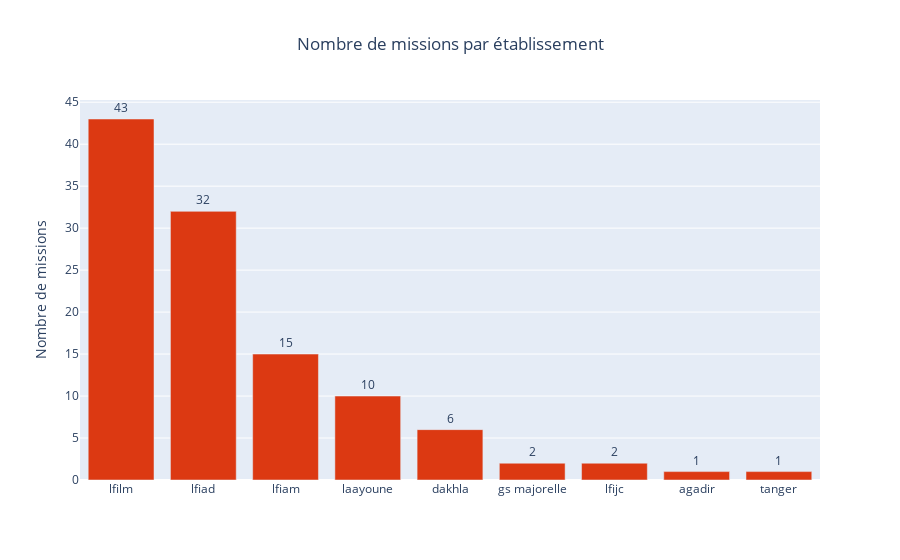

Source (notebook cell):
### Code cell
def nb_missions_par_etablissement(df):
    """
    Affiche un bar chart du nombre total de missions réalisées par établissement.

    Args:
        df (pd.DataFrame): Le DataFrame contenant les données des missions.

    Returns:
        None: Affiche directement le graphique avec Plotly.
    """
    # Calcul du nombre de missions par établissement
    missions_par_etablissement = df['Lieu'].value_counts().reset_index()
    missions_par_etablissement.columns = ['Établissement', 'Nombre de missions']

    # Trier les établissements par nombre de missions (ordre décroissant)
    missions_par_etablissement = missions_par_etablissement.sort_values(by='Nombre de missions', ascending=False)

    # Création du graphique avec Plotly
    fig = px.bar(
        missions_par_etablissement,
        x='Établissement',
        y='Nombre de missions',
        title="Nombre de missions par établissement",
        text='Nombre de missions',
        color_discrete_sequence=[px.colors.qualitative.G10[1]] # Palette de couleurs
    )

    # Mise en forme du graphique
    fig.update_traces(textposition='outside', texttemplate='%{text}')
    fig.update_layout(
        title=dict(x=0.5),  # Centrer le titre
        xaxis=dict(title=""),
        yaxis=dict(title="Nombre de missions")
    )

    # Affichage du graphique
    fig.show()

nb_missions_par_etablissement(df_avis_de_mission)

### Figure 1 — Plotly figure (JSON) as saved in the notebook; plotly's stock layout.template omitted (floating-point values rounded to 4 significant figures)
{"data": [{"alignmentgroup": "True", "hovertemplate": "Établissement=%{x}<br>Nombre de missions=%{text}<extra></extra>", "legendgroup": "", "marker": {"color": "#DC3912", "pattern": {"shape": ""}}, "name": "", "offsetgroup": "", "orientation": "v", "showlegend": false, "text": [43, 32, 15, 10, 6, 2, 2, 1, 1], "textposition": "outside", "texttemplate": "%{text}", "type": "bar", "x": ["lfilm", "lfiad", "lfiam", "laayoune", "dakhla", "gs majorelle", "lfijc", "agadir", "tanger"], "xaxis": "x", "y": [43, 32, 15, 10, 6, 2, 2, 1, 1], "yaxis": "y"}], "layout": {"barmode": "relative", "legend": {"tracegroupgap": 0}, "title": {"text": "Nombre de missions par établissement", "x": 0.5}, "xaxis": {"anchor": "y", "domain": [0, 1], "title": {"text": ""}}, "yaxis": {"anchor": "x", "domain": [0, 1], "title": {"text": "Nombre de missions"}}}}
